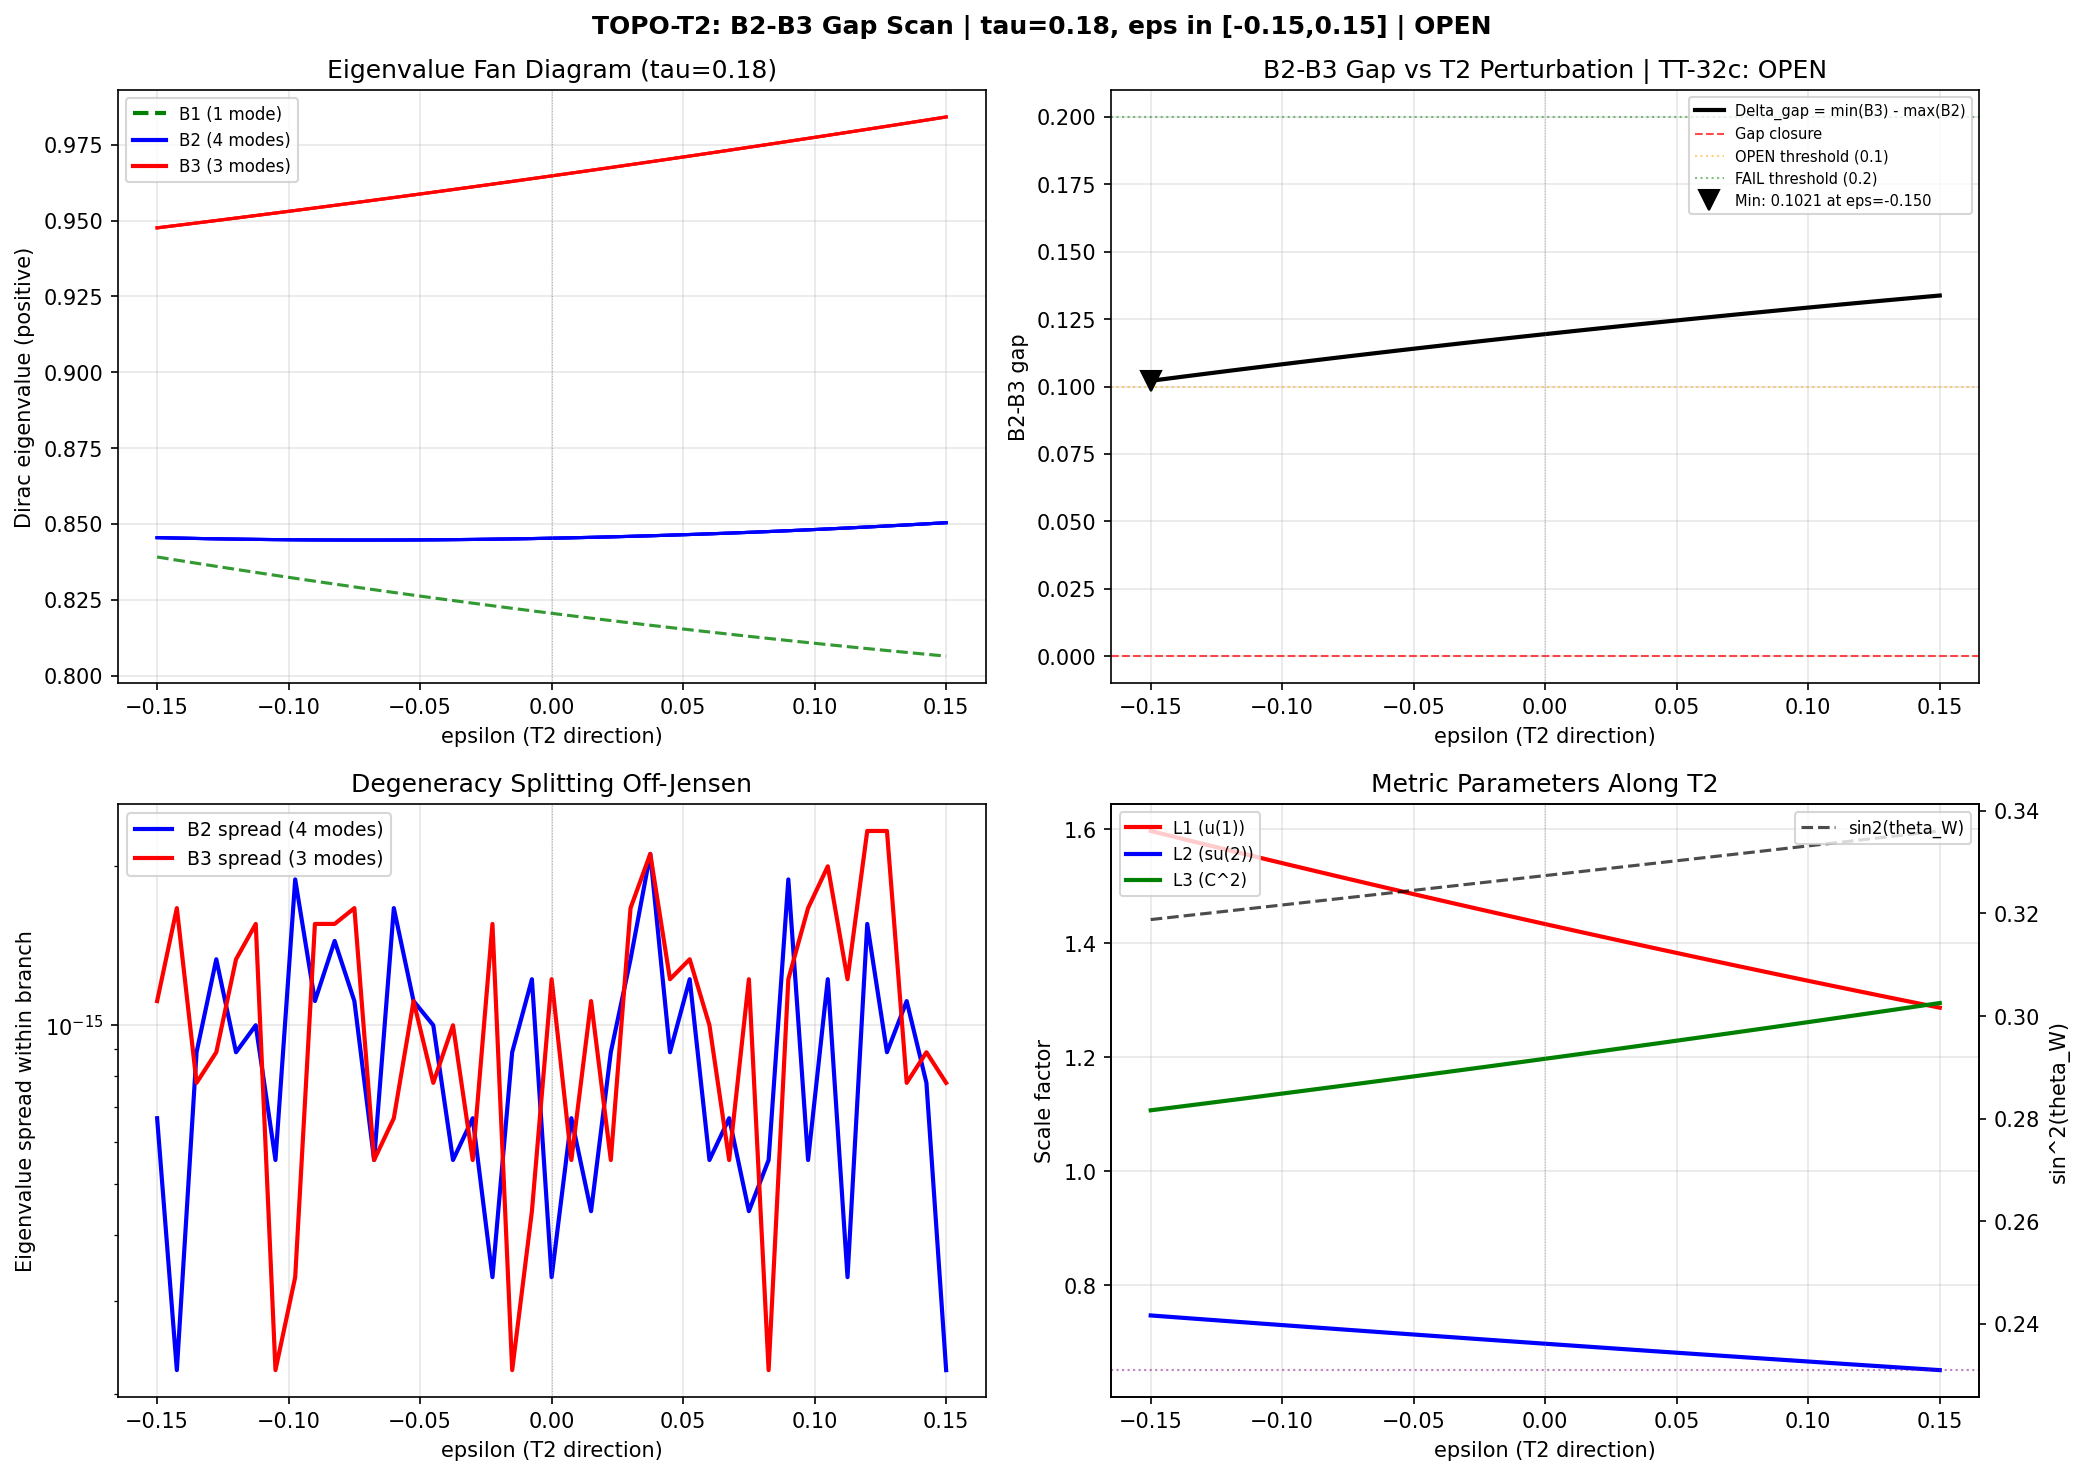

Recreate this plot in Python.
#!/usr/bin/env python3
"""
s32c_topo_t2_scan.py — TOPO-T2: B2-B3 Gap Along T2 Direction
=============================================================

Session 32c: Scan the B2-B3 eigenvalue gap along the T2 direction
(maximum U(2) symmetry-breaking) at fixed tau = 0.18.

T2 parametrization (from Session 29Bb, s30b_grid_bcs.py):
  log L1 = 2*tau - 11*eps/N_T2
  log L2 = -2*tau - 7*eps/N_T2
  log L3 = tau + 8*eps/N_T2
  N_T2 = sqrt(234) ~ 15.297

At each (tau=0.18, eps):
  1. Construct U(2)-invariant metric with scale factors (L1, L2, L3)
  2. Compute spinor connection offset Omega (16x16 matrix)
  3. Diagonalize Omega for (0,0) singlet eigenvalues
  4. Track the 8 near-degenerate modes by continuity from eps=0
  5. Compute Delta_gap(eps) = min(B3) - max(B2)

Branch classification at eps=0 from s32a_umklapp_vertex.npz:
  B1: 1 mode (trivial rep of U(2))
  B2: 4 modes (U(2) fundamental, flat band)
  B3: 3 modes (SU(2) adjoint, optical)

Gate TT-32c: PASS if gap closes (Delta_gap = 0) at some epsilon.
             OPEN if gap minimum < 0.1 but does not close.
             FAIL if gap minimum > 0.2 along entire T2 scan.

If gap closes: compute BDI Z invariant (Pfaffian sign) on both sides.

Author: baptista (baptista-spacetime-analyst), Session 32c
Date: 2026-03-03
"""

import numpy as np
from numpy.linalg import eigvalsh, inv, cholesky
import sys
import os
import time

SCRIPT_DIR = os.path.dirname(os.path.abspath(__file__))
sys.path.insert(0, SCRIPT_DIR)

from dirac_spectrum import (
    su3_generators, compute_structure_constants, compute_killing_form,
    u2_invariant_metric, orthonormal_frame, frame_structure_constants,
    connection_coefficients, spinor_connection_offset, build_cliff8,
    build_chirality
)

import matplotlib
matplotlib.use('Agg')
import matplotlib.pyplot as plt
from pathlib import Path

# ─── Configuration ──────────────────────────────────────────────────────
DATA_DIR = Path(SCRIPT_DIR)
OUT_NPZ = DATA_DIR / 's32c_topo_t2_scan.npz'
OUT_PNG = DATA_DIR / 's32c_topo_t2_scan.png'

# T2 direction normalization (from s30b_grid_bcs.py)
T2_DIR = np.array([-11.0, -7.0, 8.0])
N_T2 = np.sqrt(np.dot(T2_DIR, T2_DIR))  # sqrt(234) ~ 15.297

# Fixed tau, scanning eps
TAU_FIXED = 0.18
N_EPS = 41  # 41 points for higher resolution along T2
EPS_MIN, EPS_MAX = -0.15, 0.15

# For Z invariant computation (if gap closure found)
DO_Z_INVARIANT = True


# ==========================================================================
# MODULE 1: Parametrization
# ==========================================================================

def tau_eps_to_lambdas(tau, eps):
    """Convert (tau, eps) to (L1, L2, L3) on volume-preserving surface.

    Parametrization:
      log L1 = 2*tau - 11*eps/N_T2
      log L2 = -2*tau - 7*eps/N_T2
      log L3 = tau + 8*eps/N_T2

    Volume-preserving: L1^1 * L2^3 * L3^4 = 1 on the Jensen curve (eps=0).
    Off-Jensen (eps != 0): 1*(-11/N) + 3*(-7/N) + 4*(8/N) = (-11-21+32)/N = 0.
    So volume is preserved for all eps. Good.
    """
    L1 = np.exp(2.0 * tau - 11.0 * eps / N_T2)
    L2 = np.exp(-2.0 * tau - 7.0 * eps / N_T2)
    L3 = np.exp(tau + 8.0 * eps / N_T2)
    return L1, L2, L3


# ==========================================================================
# MODULE 2: Singlet eigenvalue computation
# ==========================================================================

def compute_singlet_eigenvalues(B_ab, f_abc, gammas, L1, L2, L3):
    """
    Compute (0,0) singlet eigenvalues of the Dirac operator on SU(3)
    at a U(2)-invariant metric with scale factors (L1, L2, L3).

    For the trivial irrep (0,0), rho(e_a) = 0. The Dirac operator reduces to
    D_{(0,0)} = Omega (the spinor connection offset), which is a 16x16 matrix.

    Returns sorted positive eigenvalues (8 values, using spectral pairing
    to discard negative half).
    """
    g = u2_invariant_metric(B_ab, L1, L2, L3)
    E = orthonormal_frame(g)
    ft = frame_structure_constants(f_abc, E)
    Gamma = connection_coefficients(ft)
    Omega = spinor_connection_offset(Gamma, gammas)

    # Eigenvalues of Omega (anti-Hermitian => purely imaginary eigenvalues)
    # The Dirac eigenvalues are the imaginary parts (math convention)
    evals = np.linalg.eigvals(Omega)
    # Eigenvalues come in +/- pairs (spectral pairing)
    # Sort by imaginary part and take the positive half
    imag_evals = np.sort(evals.imag)
    # Last 8 are the positive ones
    pos_evals = imag_evals[8:]  # sorted ascending
    return pos_evals, Omega


# ==========================================================================
# MODULE 3: Branch tracking by continuity
# ==========================================================================

def classify_branches_at_jensen(pos_evals_ref, tau, B_ab, f_abc, gammas):
    """
    Classify the 8 singlet modes into B1(1), B2(4), B3(3) at the Jensen
    point (eps=0) using eigenvalue derivative magnitudes.

    Uses finite-difference derivative from stored data or inline computation.
    """
    # Compute at tau and tau+delta for derivative
    delta = 0.005
    L1_m, L2_m, L3_m = tau_eps_to_lambdas(tau - delta, 0.0)
    L1_p, L2_p, L3_p = tau_eps_to_lambdas(tau + delta, 0.0)

    ev_m, _ = compute_singlet_eigenvalues(B_ab, f_abc, gammas, L1_m, L2_m, L3_m)
    ev_p, _ = compute_singlet_eigenvalues(B_ab, f_abc, gammas, L1_p, L2_p, L3_p)

    # Derivative by centered finite difference
    deriv = (ev_p - ev_m) / (2 * delta)
    abs_deriv = np.abs(deriv)

    # B3 = 3 modes with largest |deriv|
    # B2 = 4 modes with smallest |deriv|
    # B1 = 1 remaining mode (intermediate)
    sorted_idx = np.argsort(abs_deriv)

    # sorted_idx[0:4] = smallest derivatives = B2
    # sorted_idx[4] = intermediate = B1
    # sorted_idx[5:8] = largest derivatives = B3
    branch_labels = np.empty(8, dtype='U2')
    branch_labels[sorted_idx[0:4]] = 'B2'
    branch_labels[sorted_idx[4]] = 'B1'
    branch_labels[sorted_idx[5:8]] = 'B3'

    return branch_labels, deriv


def track_branches(all_evals, eps_arr, branch_labels_ref):
    """
    Track branch assignment across all eps values by eigenvalue continuity.

    At each eps step, match eigenvalues to the previous step's assignment
    by minimizing total distance (greedy nearest-neighbor tracking).

    Parameters
    ----------
    all_evals : (N_eps, 8) array
        Positive singlet eigenvalues at each eps, sorted ascending.
    eps_arr : (N_eps,) array
        Epsilon values.
    branch_labels_ref : (8,) string array
        Branch labels at the reference point (eps=0).

    Returns
    -------
    tracked_evals : (N_eps, 8) array
        Eigenvalues reordered so each column tracks a single mode.
    tracked_labels : (8,) string array
        Branch labels (same as ref, modes tracked by continuity).
    """
    N = len(eps_arr)

    # Find the reference index (eps closest to 0)
    ref_idx = np.argmin(np.abs(eps_arr))

    # Initialize tracked arrays
    tracked_evals = np.zeros_like(all_evals)
    tracked_evals[ref_idx] = all_evals[ref_idx]

    # Track forward from ref_idx
    for i in range(ref_idx + 1, N):
        prev = tracked_evals[i - 1]
        curr = all_evals[i]
        # Greedy matching by closest eigenvalue
        used = set()
        order = np.argsort(np.abs(prev - np.mean(prev)))  # start from extremes
        assignment = np.zeros(8, dtype=int)
        for k in range(8):
            # For mode k, find closest unmatched eigenvalue in curr
            dists = np.abs(curr - prev[k])
            sorted_j = np.argsort(dists)
            for j in sorted_j:
                if j not in used:
                    assignment[k] = j
                    used.add(j)
                    break
        tracked_evals[i] = curr[assignment]

    # Track backward from ref_idx
    for i in range(ref_idx - 1, -1, -1):
        prev = tracked_evals[i + 1]
        curr = all_evals[i]
        used = set()
        assignment = np.zeros(8, dtype=int)
        for k in range(8):
            dists = np.abs(curr - prev[k])
            sorted_j = np.argsort(dists)
            for j in sorted_j:
                if j not in used:
                    assignment[k] = j
                    used.add(j)
                    break
        tracked_evals[i] = curr[assignment]

    return tracked_evals, branch_labels_ref


# ==========================================================================
# MODULE 4: Gap computation
# ==========================================================================

def compute_b2_b3_gap(tracked_evals, branch_labels):
    """
    Compute Delta_gap(eps) = min(B3 eigenvalues) - max(B2 eigenvalues)
    at each eps value.

    Returns
    -------
    gap : (N_eps,) array
        B2-B3 gap at each eps. Positive = gap open. Zero/negative = gap closed.
    b2_max : (N_eps,) array
        Maximum B2 eigenvalue at each eps.
    b3_min : (N_eps,) array
        Minimum B3 eigenvalue at each eps.
    """
    b2_mask = branch_labels == 'B2'
    b3_mask = branch_labels == 'B3'

    b2_evals = tracked_evals[:, b2_mask]  # (N_eps, 4)
    b3_evals = tracked_evals[:, b3_mask]  # (N_eps, 3)

    b2_max = np.max(b2_evals, axis=1)
    b3_min = np.min(b3_evals, axis=1)

    gap = b3_min - b2_max
    return gap, b2_max, b3_min


# ==========================================================================
# MODULE 5: BDI Z invariant (Pfaffian of Q = C * gamma_5 * D_K)
# ==========================================================================

def compute_pfaffian_sign(M):
    """
    Compute the sign of the Pfaffian of an antisymmetric matrix M via
    the Parlett-Reid LTL^T factorization.

    For the BDI topological invariant, the Z index is:
      Z = sgn Pf(Q) where Q = C * gamma_5 * M_D
    and C is the charge conjugation operator, gamma_5 the chirality.

    We use the simple formula: Pf(M) = (-1)^{n(n-1)/2} * product of
    upper-off-diagonal elements in the Pfaffian normal form.
    For practical purposes, we use det(M) = Pf(M)^2, so
    sgn(Pf) = +1 or -1 (determined by continuity from a reference).

    For small matrices (16x16), we use the LTL^T decomposition.
    """
    n = M.shape[0]
    if n % 2 != 0:
        return 0.0  # Odd-dimensional, Pf = 0

    # Ensure antisymmetric
    M_anti = 0.5 * (M - M.T)
    max_sym = np.max(np.abs(M + M.T))

    # Parlett-Reid LTL^T factorization
    # Simple implementation for 16x16
    A = M_anti.copy().astype(np.float64)
    nn = n // 2
    sign = 1.0  # (local)

    for k in range(nn):
        # Find pivot: largest |A[2k, j]| for j > 2k
        pivot_idx = 2 * k + 1 + np.argmax(np.abs(A[2*k, 2*k+1:]))
        if pivot_idx != 2 * k + 1:
            # Swap rows and columns
            A[[2*k+1, pivot_idx], :] = A[[pivot_idx, 2*k+1], :]
            A[:, [2*k+1, pivot_idx]] = A[:, [pivot_idx, 2*k+1]]
            sign *= -1.0

        pivot = A[2*k, 2*k+1]
        if abs(pivot) < 1e-15:
            return 0.0  # Degenerate

        sign *= np.sign(pivot)

        # Eliminate below
        for i in range(2*k+2, n):
            for j in range(2*k+2, n):
                A[i, j] -= (A[i, 2*k] * A[2*k+1, j] - A[i, 2*k+1] * A[2*k, j]) / pivot

    return sign


def compute_bdi_z_invariant(Omega, gammas):
    """
    Compute the BDI Z invariant for the singlet Dirac operator.

    For the (0,0) singlet, D = Omega. The Z invariant is:
      Z = sgn Pf(C * Gamma_9 * D)
    where C is charge conjugation (real structure J with J^2 = +1)
    and Gamma_9 is the chirality.

    In our convention:
      C = product of "real" gamma matrices (gamma_1, gamma_3, gamma_5, gamma_7)
      acting as complex conjugation + matrix.

    For KO-dim 6 with J^2 = +1: C * conj(Omega) * C^{-1} = Omega.
    The matrix M = C * Gamma_9 * Omega should be antisymmetric.
    """
    gamma9 = build_chirality(gammas)

    # Real structure for KO-dim 6: J = C * K (complex conjugation)
    # C = gamma_1 * gamma_3 * gamma_5 * gamma_7 (product of odd-indexed gammas)
    C = gammas[0] @ gammas[2] @ gammas[4] @ gammas[6]

    # Q = C * gamma_9 * Omega
    Q = C @ gamma9 @ Omega

    # Q should be antisymmetric for the Pfaffian to be defined
    Q_real = Q.real
    antisym_err = np.max(np.abs(Q_real + Q_real.T))
    Q_anti = 0.5 * (Q_real - Q_real.T)

    pf_sign = compute_pfaffian_sign(Q_anti)
    return pf_sign, antisym_err


# ==========================================================================
# MODULE 6: Cross-check with stored Jensen data
# ==========================================================================

def cross_check_jensen(B_ab, f_abc, gammas, tau):
    """
    Cross-check: compute singlet eigenvalues at (tau, eps=0) and compare
    with stored data from s32a_umklapp_vertex.npz.
    """
    L1, L2, L3 = tau_eps_to_lambdas(tau, 0.0)
    pos_evals, _ = compute_singlet_eigenvalues(B_ab, f_abc, gammas, L1, L2, L3)

    # Load reference from s32a
    ref_file = DATA_DIR / 's32a_umklapp_vertex.npz'
    if ref_file.exists():
        ref = np.load(ref_file)
        tau_vals = ref['tau_values']
        # Find closest tau
        idx = np.argmin(np.abs(tau_vals - tau))
        ref_evals = ref['pos_evals'][idx]
        if len(ref_evals) == 8:
            max_diff = np.max(np.abs(np.sort(pos_evals) - np.sort(ref_evals)))
            return max_diff, ref_evals
    return None, None


# ==========================================================================
# MODULE 7: Main computation
# ==========================================================================

def main():
    t_start = time.time()
    print("=" * 70)
    print("Session 32c: TOPO-T2 — B2-B3 Gap Along T2 Direction")
    print(f"  Fixed tau = {TAU_FIXED}")
    print(f"  Epsilon range: [{EPS_MIN}, {EPS_MAX}], {N_EPS} points")
    print(f"  T2 direction: {T2_DIR}, ||T2|| = {N_T2:.3f}")
    print("=" * 70)

    # ── Setup ──
    print("\n[SETUP] Building algebra infrastructure...")
    gens = su3_generators()
    f_abc = compute_structure_constants(gens)
    B_ab = compute_killing_form(f_abc)
    gammas = build_cliff8()

    # ── Cross-check with Jensen reference ──
    print("\n[CHECK] Cross-checking with s32a reference at Jensen point...")
    xc_diff, xc_ref = cross_check_jensen(B_ab, f_abc, gammas, TAU_FIXED)
    if xc_diff is not None:
        print(f"  Max eigenvalue difference from s32a reference: {xc_diff:.2e}")
        if xc_diff > 1e-10:
            print("  WARNING: Large discrepancy with stored data!")
    else:
        print("  Reference file not found; skipping cross-check.")

    # ── Branch classification at Jensen ──
    print("\n[CLASSIFY] Classifying branches at Jensen point (eps=0)...")
    L1_ref, L2_ref, L3_ref = tau_eps_to_lambdas(TAU_FIXED, 0.0)
    ref_evals, _ = compute_singlet_eigenvalues(B_ab, f_abc, gammas, L1_ref, L2_ref, L3_ref)
    branch_labels, deriv_ref = classify_branches_at_jensen(
        ref_evals, TAU_FIXED, B_ab, f_abc, gammas)

    print(f"  Reference eigenvalues (eps=0): {ref_evals}")
    print(f"  Branch labels: {branch_labels}")
    print(f"  Derivatives (dlambda/dtau): {deriv_ref}")
    b1_mask = branch_labels == 'B1'
    b2_mask = branch_labels == 'B2'
    b3_mask = branch_labels == 'B3'
    print(f"  B1 evals: {ref_evals[b1_mask]}")
    print(f"  B2 evals: {ref_evals[b2_mask]} (4-fold: spread = {np.ptp(ref_evals[b2_mask]):.2e})")
    print(f"  B3 evals: {ref_evals[b3_mask]} (3-fold: spread = {np.ptp(ref_evals[b3_mask]):.2e})")
    print(f"  B2-B3 gap at eps=0: {np.min(ref_evals[b3_mask]) - np.max(ref_evals[b2_mask]):.6f}")

    # ── T2 scan ──
    eps_arr = np.linspace(EPS_MIN, EPS_MAX, N_EPS)
    all_evals = np.zeros((N_EPS, 8))
    all_omega = []  # Store Omega matrices for Z invariant
    all_L = np.zeros((N_EPS, 3))

    print(f"\n[SCAN] Computing singlet eigenvalues at {N_EPS} epsilon values...")
    for i, eps in enumerate(eps_arr):
        L1, L2, L3 = tau_eps_to_lambdas(TAU_FIXED, eps)
        all_L[i] = [L1, L2, L3]
        pos_evals, Omega = compute_singlet_eigenvalues(
            B_ab, f_abc, gammas, L1, L2, L3)
        all_evals[i] = pos_evals
        all_omega.append(Omega)

        if i % 10 == 0 or i == N_EPS - 1:
            print(f"  eps={eps:+.4f}: evals = [{pos_evals[0]:.6f}, ..., {pos_evals[-1]:.6f}]"
                  f"  L=({L1:.4f}, {L2:.4f}, {L3:.4f})")

    t_scan = time.time() - t_start
    print(f"  Scan complete: {t_scan:.1f}s")

    # ── Track branches ──
    print("\n[TRACK] Tracking branches by continuity...")
    tracked_evals, tracked_labels = track_branches(all_evals, eps_arr, branch_labels)

    # Verify tracking: check B2 4-fold degeneracy at eps=0
    ref_idx = np.argmin(np.abs(eps_arr))
    b2_at_ref = tracked_evals[ref_idx, b2_mask]
    b3_at_ref = tracked_evals[ref_idx, b3_mask]
    print(f"  B2 at eps=0: {b2_at_ref} (spread: {np.ptp(b2_at_ref):.2e})")
    print(f"  B3 at eps=0: {b3_at_ref} (spread: {np.ptp(b3_at_ref):.2e})")

    # ── Compute gap ──
    print("\n[GAP] Computing B2-B3 gap along T2...")
    gap, b2_max, b3_min = compute_b2_b3_gap(tracked_evals, tracked_labels)

    gap_min_idx = np.argmin(gap)
    gap_min = gap[gap_min_idx]
    eps_at_gap_min = eps_arr[gap_min_idx]

    print(f"  Gap at eps=0: {gap[ref_idx]:.6f}")
    print(f"  Gap minimum: {gap_min:.6f} at eps = {eps_at_gap_min:.4f}")
    print(f"  Gap range: [{np.min(gap):.6f}, {np.max(gap):.6f}]")

    # ── Check for degeneracy splitting ──
    print("\n[SPLIT] Checking B2 degeneracy splitting off-Jensen...")
    b2_evals = tracked_evals[:, b2_mask]
    b2_spread = np.ptp(b2_evals, axis=1)  # max - min within B2 at each eps
    b3_evals = tracked_evals[:, b3_mask]
    b3_spread = np.ptp(b3_evals, axis=1)

    print(f"  B2 spread at eps=0: {b2_spread[ref_idx]:.2e}")
    print(f"  B2 max spread: {np.max(b2_spread):.6f} at eps = {eps_arr[np.argmax(b2_spread)]:.4f}")
    print(f"  B3 spread at eps=0: {b3_spread[ref_idx]:.2e}")
    print(f"  B3 max spread: {np.max(b3_spread):.6f} at eps = {eps_arr[np.argmax(b3_spread)]:.4f}")

    # ── Gap closure detection ──
    gap_closure_found = False
    eps_closure = None
    z_before = None
    z_after = None

    if gap_min <= 0:
        gap_closure_found = True
        # Find zero crossing by linear interpolation
        for i in range(len(gap) - 1):
            if gap[i] > 0 and gap[i+1] <= 0:
                # Linear interpolation
                eps_closure = eps_arr[i] + (eps_arr[i+1] - eps_arr[i]) * gap[i] / (gap[i] - gap[i+1])
                break
            elif gap[i] <= 0 and gap[i+1] > 0:
                eps_closure = eps_arr[i] + (eps_arr[i+1] - eps_arr[i]) * (-gap[i]) / (gap[i+1] - gap[i])
                break
        if eps_closure is None:
            eps_closure = eps_at_gap_min

        print(f"\n*** GAP CLOSURE DETECTED at eps ~ {eps_closure:.4f} ***")

        if DO_Z_INVARIANT:
            print("\n[Z-INV] Computing BDI Z invariant on both sides of closure...")
            # Find indices flanking closure
            idx_before = max(0, gap_min_idx - 2)
            idx_after = min(N_EPS - 1, gap_min_idx + 2)

            z_before, asym_err_before = compute_bdi_z_invariant(
                all_omega[idx_before], gammas)
            z_after, asym_err_after = compute_bdi_z_invariant(
                all_omega[idx_after], gammas)

            print(f"  Z(eps={eps_arr[idx_before]:.4f}) = {z_before} (antisym err: {asym_err_before:.2e})")
            print(f"  Z(eps={eps_arr[idx_after]:.4f}) = {z_after} (antisym err: {asym_err_after:.2e})")

            if z_before != z_after:
                print(f"  *** TOPOLOGICAL TRANSITION: Z changes from {z_before} to {z_after} ***")
                print(f"  Topological edge modes GUARANTEED by Atiyah-Singer index theorem")
            else:
                print(f"  Z invariant unchanged ({z_before} on both sides)")
                print(f"  Gap closure is NOT topological (accidental degeneracy)")
    else:
        print(f"\n  No gap closure: minimum gap = {gap_min:.6f} > 0")

    # ── Also compute Z invariant at endpoints for reference ──
    print("\n[Z-INV] Computing Z invariant at scan endpoints for reference...")
    z_start, asym_start = compute_bdi_z_invariant(all_omega[0], gammas)
    z_end, asym_end = compute_bdi_z_invariant(all_omega[-1], gammas)
    z_ref, asym_ref = compute_bdi_z_invariant(all_omega[ref_idx], gammas)
    print(f"  Z(eps={eps_arr[0]:.3f}) = {z_start} (antisym: {asym_start:.2e})")
    print(f"  Z(eps=0) = {z_ref} (antisym: {asym_ref:.2e})")
    print(f"  Z(eps={eps_arr[-1]:.3f}) = {z_end} (antisym: {asym_end:.2e})")

    # ── Gate verdict ──
    print("\n" + "=" * 70)
    print("GATE VERDICT: TT-32c")
    print("=" * 70)

    if gap_closure_found:
        print(f"  VERDICT: PASS — Gap closes at eps* = {eps_closure:.4f}")
        if z_before is not None and z_after is not None and z_before != z_after:
            print(f"  TOPOLOGICAL: Z changes from {z_before} to {z_after}")
            print(f"  => Topological edge modes guaranteed by index theorem")
            verdict = "PASS_TOPOLOGICAL"
        else:
            print(f"  Gap closure found but Z invariant unchanged")
            print(f"  => Accidental degeneracy, not topological")
            verdict = "PASS_ACCIDENTAL"
    elif gap_min < 0.1:
        print(f"  VERDICT: OPEN — Gap minimum = {gap_min:.6f} < 0.1")
        print(f"  Near-closure at eps = {eps_at_gap_min:.4f}")
        print(f"  Full TOPO-1 2D grid needed to check other directions")
        verdict = "OPEN"
    elif gap_min < 0.2:
        print(f"  VERDICT: OPEN — Gap minimum = {gap_min:.6f} < 0.2")
        print(f"  Moderate gap at eps = {eps_at_gap_min:.4f}")
        verdict = "OPEN"
    else:
        print(f"  VERDICT: FAIL — Gap minimum = {gap_min:.6f} > 0.2")
        print(f"  Tesla zone-boundary prediction falsified along T2")
        verdict = "FAIL"

    # ── U(2) symmetry breaking diagnostic ──
    print("\n[DIAG] U(2) symmetry breaking along T2:")
    for i in [0, N_EPS // 4, N_EPS // 2, 3 * N_EPS // 4, N_EPS - 1]:
        L1, L2, L3 = all_L[i]
        sin2_tw = L2 / (L1 + L2)
        g1g2 = np.sqrt(L2 / L1)
        print(f"  eps={eps_arr[i]:+.3f}: L=({L1:.4f},{L2:.4f},{L3:.4f})"
              f"  sin2tw={sin2_tw:.4f}  g1/g2={g1g2:.4f}")

    # ── Summary table ──
    print("\n" + "=" * 70)
    print("EIGENVALUE FAN DIAGRAM (sampled)")
    print("=" * 70)
    print(f"{'eps':>8s}  {'B1':>10s}  {'B2 min':>10s}  {'B2 max':>10s}  {'B3 min':>10s}  {'B3 max':>10s}  {'Gap':>10s}  {'B2 spread':>10s}")
    for i in range(0, N_EPS, max(1, N_EPS // 15)):
        b1_val = tracked_evals[i, b1_mask][0]
        b2_min_val = np.min(tracked_evals[i, b2_mask])
        b2_max_val = np.max(tracked_evals[i, b2_mask])
        b3_min_val = np.min(tracked_evals[i, b3_mask])
        b3_max_val = np.max(tracked_evals[i, b3_mask])
        print(f"{eps_arr[i]:+8.4f}  {b1_val:10.6f}  {b2_min_val:10.6f}  {b2_max_val:10.6f}"
              f"  {b3_min_val:10.6f}  {b3_max_val:10.6f}  {gap[i]:10.6f}  {b2_spread[i]:10.6f}")

    # ── Save ──
    print(f"\n[SAVE] Writing outputs...")
    save_dict = {
        'tau_fixed': TAU_FIXED,
        'eps_arr': eps_arr,
        'all_evals_raw': all_evals,
        'tracked_evals': tracked_evals,
        'branch_labels': branch_labels,
        'gap': gap,
        'b2_max': b2_max,
        'b3_min': b3_min,
        'b2_spread': b2_spread,
        'b3_spread': b3_spread,
        'gap_min': gap_min,
        'eps_gap_min': eps_at_gap_min,
        'gap_closure_found': gap_closure_found,
        'eps_closure': eps_closure if eps_closure is not None else np.nan,
        'verdict': verdict,
        'all_L': all_L,
        'ref_evals_jensen': ref_evals,
        'deriv_ref': deriv_ref,
        'z_start': z_start if z_start is not None else np.nan,
        'z_end': z_end if z_end is not None else np.nan,
        'z_ref': z_ref if z_ref is not None else np.nan,
    }
    if z_before is not None:
        save_dict['z_before_closure'] = z_before
        save_dict['z_after_closure'] = z_after

    np.savez_compressed(OUT_NPZ, **save_dict)
    print(f"  Saved: {OUT_NPZ}")

    # ── Plot ──
    print("\n[PLOT] Generating eigenvalue fan diagram...")
    fig, axes = plt.subplots(2, 2, figsize=(14, 10))

    # Panel 1: All 8 tracked eigenvalues vs eps (fan diagram)
    ax = axes[0, 0]
    for k in range(8):
        label = branch_labels[k]
        color = {'B1': 'green', 'B2': 'blue', 'B3': 'red'}[label]
        ls = '-' if label != 'B1' else '--'
        ax.plot(eps_arr, tracked_evals[:, k], color=color, linestyle=ls,
                linewidth=1.5, alpha=0.8)
    # Add legend entries
    ax.plot([], [], 'g--', linewidth=2, label='B1 (1 mode)')
    ax.plot([], [], 'b-', linewidth=2, label='B2 (4 modes)')
    ax.plot([], [], 'r-', linewidth=2, label='B3 (3 modes)')
    if gap_closure_found and eps_closure is not None:
        ax.axvline(eps_closure, color='black', linestyle=':', linewidth=1, label=f'Gap closure eps*={eps_closure:.3f}')
    ax.axvline(0, color='gray', linestyle=':', linewidth=0.5, alpha=0.5)
    ax.set_xlabel('epsilon (T2 direction)')
    ax.set_ylabel('Dirac eigenvalue (positive)')
    ax.set_title(f'Eigenvalue Fan Diagram (tau={TAU_FIXED})')
    ax.legend(fontsize=8, loc='upper left')
    ax.grid(True, alpha=0.3)

    # Panel 2: B2-B3 gap vs eps
    ax = axes[0, 1]
    ax.plot(eps_arr, gap, 'k-', linewidth=2, label='Delta_gap = min(B3) - max(B2)')
    ax.axhline(0, color='red', linestyle='--', linewidth=1, alpha=0.7, label='Gap closure')
    ax.axhline(0.1, color='orange', linestyle=':', linewidth=1, alpha=0.5, label='OPEN threshold (0.1)')
    ax.axhline(0.2, color='green', linestyle=':', linewidth=1, alpha=0.5, label='FAIL threshold (0.2)')
    ax.axvline(0, color='gray', linestyle=':', linewidth=0.5, alpha=0.5)
    if gap_closure_found and eps_closure is not None:
        ax.axvline(eps_closure, color='red', linestyle=':', linewidth=1)
        ax.plot(eps_closure, 0, 'ro', markersize=10, zorder=5)
    ax.plot(eps_at_gap_min, gap_min, 'kv', markersize=10, zorder=5, label=f'Min: {gap_min:.4f} at eps={eps_at_gap_min:.3f}')
    ax.set_xlabel('epsilon (T2 direction)')
    ax.set_ylabel('B2-B3 gap')
    ax.set_title(f'B2-B3 Gap vs T2 Perturbation | TT-32c: {verdict}')
    ax.legend(fontsize=7, loc='upper right')
    ax.grid(True, alpha=0.3)

    # Panel 3: B2 and B3 degeneracy splitting
    ax = axes[1, 0]
    ax.plot(eps_arr, b2_spread, 'b-', linewidth=2, label='B2 spread (4 modes)')
    ax.plot(eps_arr, b3_spread, 'r-', linewidth=2, label='B3 spread (3 modes)')
    ax.axvline(0, color='gray', linestyle=':', linewidth=0.5, alpha=0.5)
    ax.set_xlabel('epsilon (T2 direction)')
    ax.set_ylabel('Eigenvalue spread within branch')
    ax.set_title('Degeneracy Splitting Off-Jensen')
    ax.legend(fontsize=9)
    ax.grid(True, alpha=0.3)
    ax.set_yscale('log')

    # Panel 4: Metric parameters along T2
    ax = axes[1, 1]
    ax.plot(eps_arr, all_L[:, 0], 'r-', linewidth=2, label='L1 (u(1))')
    ax.plot(eps_arr, all_L[:, 1], 'b-', linewidth=2, label='L2 (su(2))')
    ax.plot(eps_arr, all_L[:, 2], 'g-', linewidth=2, label='L3 (C^2)')
    sin2_tw = all_L[:, 1] / (all_L[:, 0] + all_L[:, 1])
    ax2 = ax.twinx()
    ax2.plot(eps_arr, sin2_tw, 'k--', linewidth=1.5, alpha=0.7, label='sin2(theta_W)')
    ax2.axhline(0.231, color='purple', linestyle=':', linewidth=1, alpha=0.5)
    ax2.set_ylabel('sin^2(theta_W)', color='black')
    ax.axvline(0, color='gray', linestyle=':', linewidth=0.5, alpha=0.5)
    ax.set_xlabel('epsilon (T2 direction)')
    ax.set_ylabel('Scale factor')
    ax.set_title('Metric Parameters Along T2')
    ax.legend(fontsize=8, loc='upper left')
    ax2.legend(fontsize=8, loc='upper right')
    ax.grid(True, alpha=0.3)

    plt.suptitle(f'TOPO-T2: B2-B3 Gap Scan | tau={TAU_FIXED}, eps in [{EPS_MIN},{EPS_MAX}] | {verdict}',
                 fontsize=12, fontweight='bold')
    plt.tight_layout()
    plt.savefig(OUT_PNG, dpi=150, bbox_inches='tight')
    print(f"  Saved: {OUT_PNG}")

    t_total = time.time() - t_start
    print(f"\n{'=' * 70}")
    print(f"TOPO-T2 COMPLETE. {N_EPS} points in {t_total:.1f}s.")
    print(f"  Gap minimum: {gap_min:.6f} at eps = {eps_at_gap_min:.4f}")
    print(f"  Verdict: {verdict}")
    print(f"{'=' * 70}")

    return {
        'gap_min': gap_min,
        'eps_gap_min': eps_at_gap_min,
        'gap_closure_found': gap_closure_found,
        'eps_closure': eps_closure,
        'verdict': verdict,
        'z_start': z_start,
        'z_end': z_end,
        'z_ref': z_ref,
    }


if __name__ == '__main__':
    results = main()
